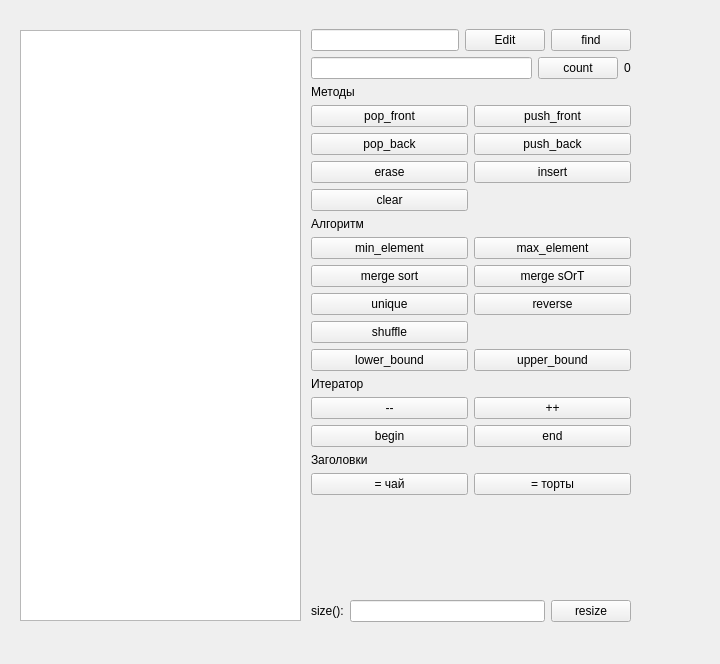
<?xml version="1.0" encoding="UTF-8"?>
<ui version="4.0">
 <class>MainWindow</class>
 <widget class="QMainWindow" name="MainWindow">
  <property name="geometry">
   <rect>
    <x>0</x>
    <y>0</y>
    <width>720</width>
    <height>664</height>
   </rect>
  </property>
  <property name="windowTitle">
   <string>std::vector demo</string>
  </property>
  <widget class="QWidget" name="centralwidget">
   <widget class="QListWidget" name="list_widget">
    <property name="geometry">
     <rect>
      <x>20</x>
      <y>30</y>
      <width>281</width>
      <height>591</height>
     </rect>
    </property>
   </widget>
   <widget class="QWidget" name="layoutWidget">
    <property name="geometry">
     <rect>
      <x>311</x>
      <y>29</y>
      <width>320</width>
      <height>593</height>
     </rect>
    </property>
    <layout class="QGridLayout" name="gridLayout_3">
     <item row="0" column="0" colspan="3">
      <layout class="QGridLayout" name="gridLayout">
       <item row="0" column="0" colspan="2">
        <layout class="QGridLayout" name="gridLayout_2">
         <item row="0" column="0">
          <widget class="QLineEdit" name="txt_elem_content"/>
         </item>
         <item row="0" column="1">
          <widget class="QPushButton" name="btn_edit">
           <property name="text">
            <string>Edit</string>
           </property>
          </widget>
         </item>
         <item row="0" column="2">
          <widget class="QPushButton" name="btn_find">
           <property name="text">
            <string>find</string>
           </property>
          </widget>
         </item>
         <item row="1" column="0" colspan="3">
          <layout class="QHBoxLayout" name="horizontalLayout">
           <item>
            <widget class="QLineEdit" name="le_count"/>
           </item>
           <item>
            <widget class="QPushButton" name="count">
             <property name="text">
              <string>count</string>
             </property>
            </widget>
           </item>
           <item>
            <widget class="QLabel" name="lbl_count">
             <property name="text">
              <string>0</string>
             </property>
            </widget>
           </item>
          </layout>
         </item>
        </layout>
       </item>
       <item row="1" column="0">
        <widget class="QLabel" name="label">
         <property name="text">
          <string>Методы</string>
         </property>
        </widget>
       </item>
       <item row="2" column="0">
        <widget class="QPushButton" name="btn_pop_front">
         <property name="text">
          <string>pop_front</string>
         </property>
        </widget>
       </item>
       <item row="2" column="1">
        <widget class="QPushButton" name="btn_push_front">
         <property name="text">
          <string>push_front</string>
         </property>
        </widget>
       </item>
       <item row="3" column="0">
        <widget class="QPushButton" name="btn_pop_back">
         <property name="text">
          <string>pop_back</string>
         </property>
        </widget>
       </item>
       <item row="3" column="1">
        <widget class="QPushButton" name="btn_push_back">
         <property name="toolTipDuration">
          <number>-1</number>
         </property>
         <property name="text">
          <string>push_back</string>
         </property>
        </widget>
       </item>
       <item row="4" column="0">
        <widget class="QPushButton" name="btn_erase">
         <property name="text">
          <string>erase</string>
         </property>
        </widget>
       </item>
       <item row="4" column="1">
        <widget class="QPushButton" name="btn_insert">
         <property name="text">
          <string>insert</string>
         </property>
        </widget>
       </item>
       <item row="5" column="0">
        <widget class="QPushButton" name="btn_clear">
         <property name="text">
          <string>clear</string>
         </property>
        </widget>
       </item>
       <item row="6" column="0">
        <widget class="QLabel" name="label_6">
         <property name="text">
          <string>Алгоритм</string>
         </property>
        </widget>
       </item>
       <item row="7" column="0">
        <widget class="QPushButton" name="min_element">
         <property name="text">
          <string>min_element</string>
         </property>
        </widget>
       </item>
       <item row="7" column="1">
        <widget class="QPushButton" name="max_element">
         <property name="text">
          <string>max_element</string>
         </property>
        </widget>
       </item>
       <item row="8" column="0">
        <widget class="QPushButton" name="btn_sort">
         <property name="text">
          <string>merge sort</string>
         </property>
        </widget>
       </item>
       <item row="8" column="1">
        <widget class="QPushButton" name="btn_sOrt">
         <property name="text">
          <string>merge sOrT</string>
         </property>
        </widget>
       </item>
       <item row="9" column="0">
        <widget class="QPushButton" name="btn_unique">
         <property name="text">
          <string>unique</string>
         </property>
        </widget>
       </item>
       <item row="9" column="1">
        <widget class="QPushButton" name="btn_revers">
         <property name="text">
          <string>reverse</string>
         </property>
        </widget>
       </item>
       <item row="10" column="0">
        <widget class="QPushButton" name="btn_shuffle">
         <property name="text">
          <string>shuffle</string>
         </property>
        </widget>
       </item>
       <item row="11" column="0">
        <widget class="QPushButton" name="lower_bound">
         <property name="text">
          <string>lower_bound</string>
         </property>
        </widget>
       </item>
       <item row="11" column="1">
        <widget class="QPushButton" name="upper_bound">
         <property name="text">
          <string>upper_bound</string>
         </property>
        </widget>
       </item>
       <item row="12" column="0">
        <widget class="QLabel" name="label_4">
         <property name="text">
          <string>Итератор</string>
         </property>
        </widget>
       </item>
       <item row="13" column="0">
        <widget class="QPushButton" name="btn_dec">
         <property name="text">
          <string>--</string>
         </property>
        </widget>
       </item>
       <item row="13" column="1">
        <widget class="QPushButton" name="btn_inc_iterator">
         <property name="text">
          <string>++</string>
         </property>
        </widget>
       </item>
       <item row="14" column="0">
        <widget class="QPushButton" name="btn_begin">
         <property name="text">
          <string>begin</string>
         </property>
        </widget>
       </item>
       <item row="14" column="1">
        <widget class="QPushButton" name="btn_end">
         <property name="text">
          <string>end</string>
         </property>
        </widget>
       </item>
       <item row="15" column="0">
        <widget class="QLabel" name="label_2">
         <property name="text">
          <string>Заголовки</string>
         </property>
        </widget>
       </item>
       <item row="16" column="0">
        <widget class="QPushButton" name="btn_tea">
         <property name="text">
          <string>= чай</string>
         </property>
        </widget>
       </item>
       <item row="16" column="1">
        <widget class="QPushButton" name="btn_cakes">
         <property name="text">
          <string>= торты</string>
         </property>
        </widget>
       </item>
      </layout>
     </item>
     <item row="1" column="1" colspan="2">
      <spacer name="verticalSpacer">
       <property name="orientation">
        <enum>Qt::Vertical</enum>
       </property>
       <property name="sizeHint" stdset="0">
        <size>
         <width>258</width>
         <height>28</height>
        </size>
       </property>
      </spacer>
     </item>
     <item row="2" column="0">
      <widget class="QLabel" name="label_3">
       <property name="text">
        <string>size():</string>
       </property>
      </widget>
     </item>
     <item row="2" column="1">
      <widget class="QLineEdit" name="txt_size"/>
     </item>
     <item row="2" column="2">
      <widget class="QPushButton" name="btn_resize">
       <property name="focusPolicy">
        <enum>Qt::TabFocus</enum>
       </property>
       <property name="text">
        <string>resize</string>
       </property>
      </widget>
     </item>
    </layout>
   </widget>
  </widget>
 </widget>
 <resources/>
 <connections/>
</ui>
